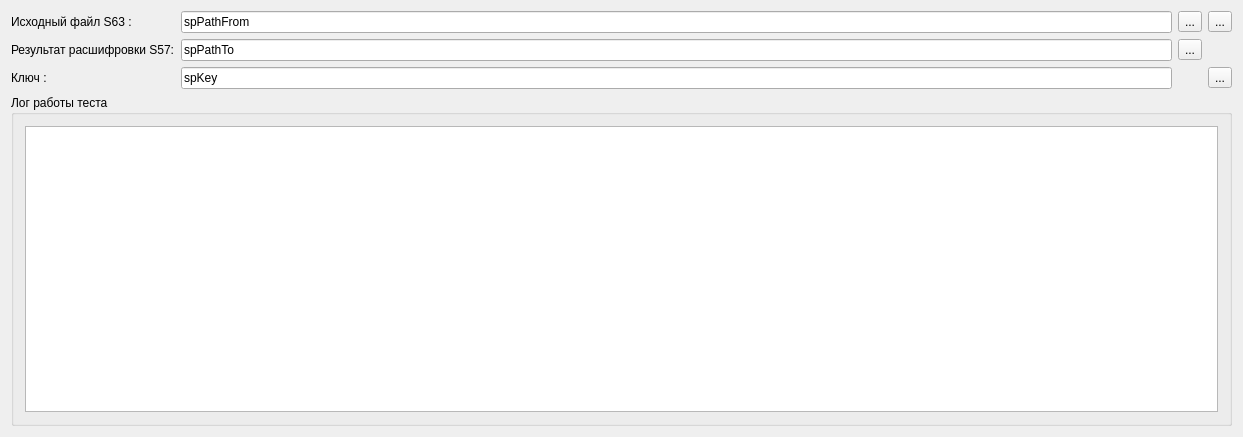
<?xml version="1.0" encoding="UTF-8"?>
<ui version="4.0">
 <class>prTestDecrypt</class>
 <widget class="QMainWindow" name="prTestDecrypt">
  <property name="geometry">
   <rect>
    <x>0</x>
    <y>0</y>
    <width>1243</width>
    <height>437</height>
   </rect>
  </property>
  <property name="windowTitle">
   <string>prTestDecrypt</string>
  </property>
  <widget class="QWidget" name="centralWidget">
   <layout class="QGridLayout" name="gridLayout_3">
    <item row="0" column="0">
     <layout class="QGridLayout" name="gridLayout_2">
      <item row="0" column="0">
       <layout class="QGridLayout" name="gridLayout">
        <item row="0" column="0">
         <widget class="QLabel" name="label">
          <property name="text">
           <string>Исходный файл S63 :</string>
          </property>
         </widget>
        </item>
        <item row="0" column="1">
         <widget class="QLineEdit" name="spPathFrom">
          <property name="text">
           <string>spPathFrom</string>
          </property>
          <property name="readOnly">
           <bool>true</bool>
          </property>
         </widget>
        </item>
        <item row="0" column="2">
         <widget class="QToolButton" name="btnPathFrom">
          <property name="text">
           <string>...</string>
          </property>
         </widget>
        </item>
        <item row="0" column="3">
         <widget class="QToolButton" name="btnConvert">
          <property name="text">
           <string>...</string>
          </property>
          <property name="icon">
           <iconset>
            <normaloff>../../../res/icones/run.png</normaloff>../../../res/icones/run.png</iconset>
          </property>
         </widget>
        </item>
        <item row="1" column="0">
         <widget class="QLabel" name="label_2">
          <property name="text">
           <string>Результат расшифровки S57:</string>
          </property>
         </widget>
        </item>
        <item row="1" column="1">
         <widget class="QLineEdit" name="spPathTo">
          <property name="text">
           <string>spPathTo</string>
          </property>
          <property name="readOnly">
           <bool>true</bool>
          </property>
         </widget>
        </item>
        <item row="1" column="2">
         <widget class="QToolButton" name="btnPathTo">
          <property name="text">
           <string>...</string>
          </property>
         </widget>
        </item>
        <item row="2" column="0">
         <widget class="QLabel" name="label_3">
          <property name="text">
           <string>Ключ :</string>
          </property>
         </widget>
        </item>
        <item row="2" column="1">
         <widget class="QLineEdit" name="spKey">
          <property name="text">
           <string>spKey</string>
          </property>
          <property name="readOnly">
           <bool>false</bool>
          </property>
         </widget>
        </item>
        <item row="2" column="3">
         <widget class="QToolButton" name="toolButton">
          <property name="text">
           <string>...</string>
          </property>
         </widget>
        </item>
       </layout>
      </item>
      <item row="1" column="0">
       <widget class="QGroupBox" name="groupBox">
        <property name="title">
         <string>Лог работы теста</string>
        </property>
        <layout class="QHBoxLayout" name="horizontalLayout">
         <item>
          <widget class="QTableView" name="spLogView"/>
         </item>
        </layout>
       </widget>
      </item>
     </layout>
    </item>
   </layout>
  </widget>
 </widget>
 <layoutdefault spacing="6" margin="11"/>
 <resources/>
 <connections/>
</ui>
